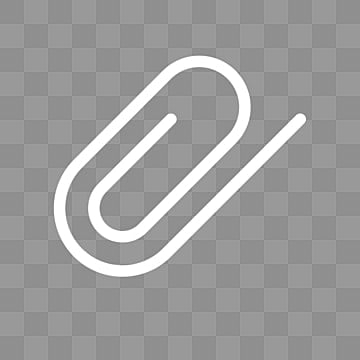
#> input picture python/jobsheet8/img/jepit.jpg, 360 x 360 px, found by its file name
$ python 8.3dilasi.py
#> lines starting #> are read from the running program, lines starting #| are printed output that depends on the picture
# Contoh penggunaan dilate()

import cv2
import numpy as np

citra = cv2.imread(r'python\jobsheet8\img\jepit.jpg', 0)
#> citra is the input picture: shape (360, 360); min 113, max 255, mean 156.9
kernel = cv2.getStructuringElement(cv2.MORPH_RECT, (3, 3))
dilasi = cv2.dilate(citra, kernel)
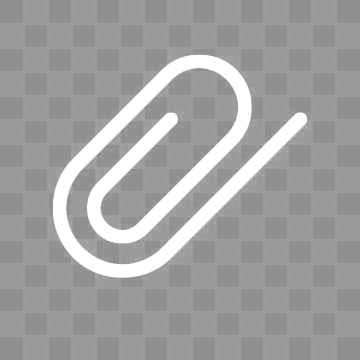
#> dilasi: shape (360, 360); min 141, max 255, mean 161.3
hasil = np.hstack((citra, dilasi))
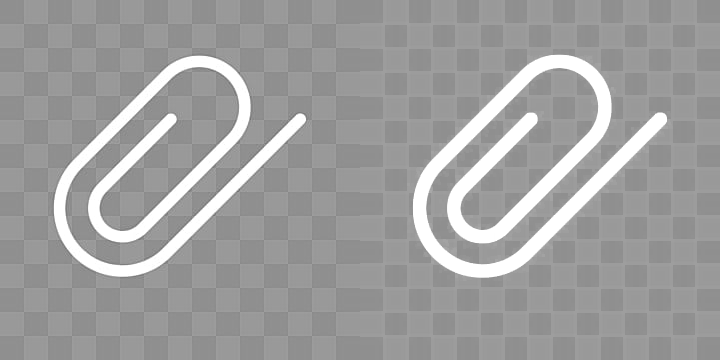
#> hasil: shape (360, 720); min 113, max 255, mean 159.1

# Tampilkan citra asal dan hasilnya
cv2.imshow('Hasil', hasil)
cv2.waitKey(0)
